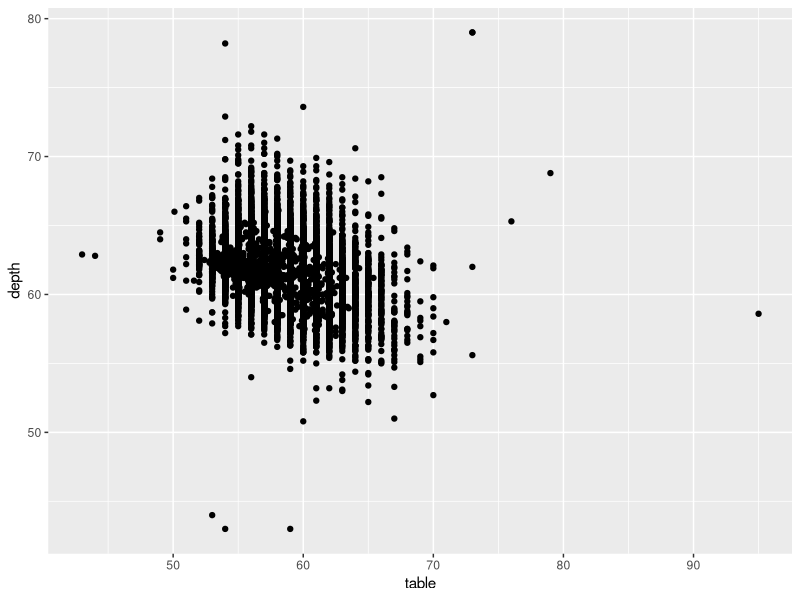
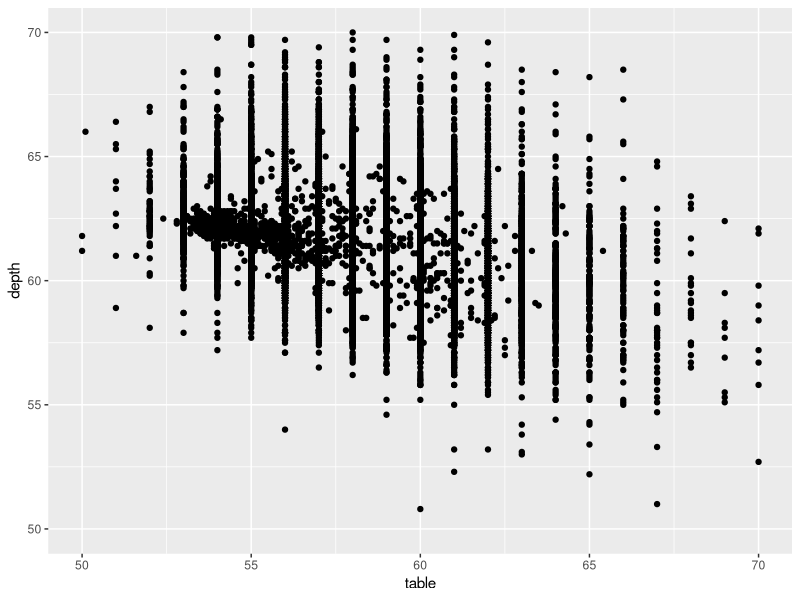
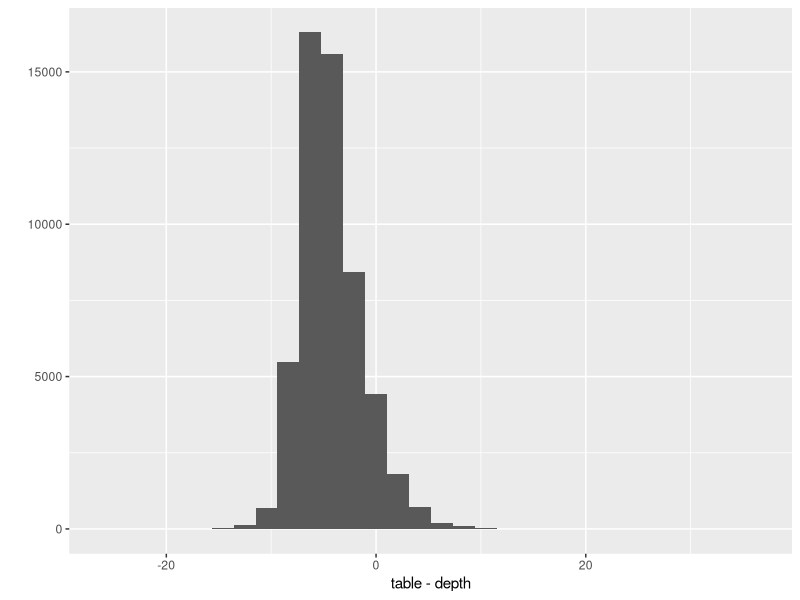
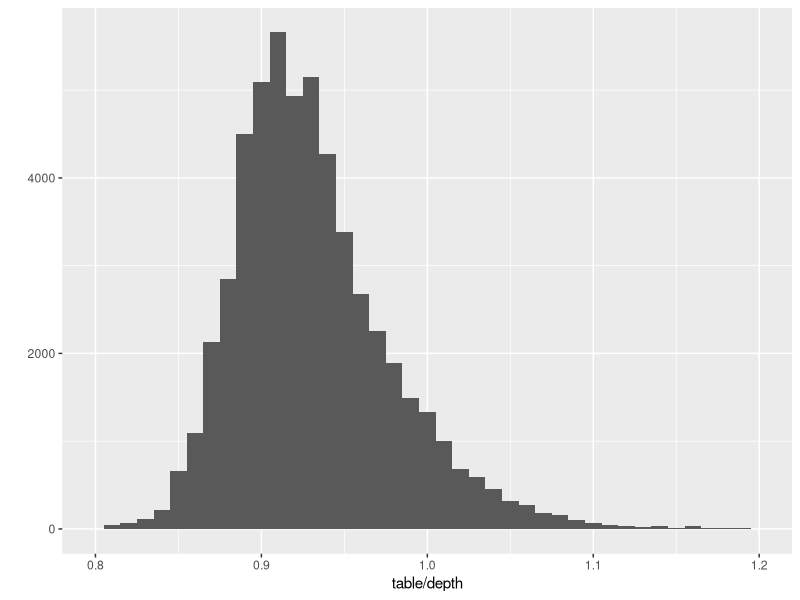

Reproduce these figures in R, in order.
#' ---
#' title: "Lecture 6: Statistical Reports" 
#' author: "Mark Blackmore"
#' date: "`r format(Sys.Date())`"
#' output: github_document
#' ---

library(ggplot2)
library(plyr)
library(knitr)

#' ## Example: Good code presentation  

#' Table and depth -------------------------
qplot(table, depth, data = diamonds)
qplot(table, depth, data = diamonds) +
  xlim(50, 70) + ylim(50, 70)

#' Is there a linear relationship?
qplot(table - depth, data = diamonds,
      geom = "histogram")

#' This bin width seems the most revealing
qplot(table / depth, data = diamonds,
      geom = "histogram", binwidth = 0.01) +
  xlim(0.8, 1.2)

# Also tried: 0.05, 0.005, 0.002

#' ## Exercise: rewrite the following with proper style
x <- c( 1,-2,3,-4,5,NA )
y <- x * - 1
y[ y>0 ]

#' ### Answer
x <- c(1, -2, 3, -4, 5, NA)
y <- x * -1
y[y > 0]
